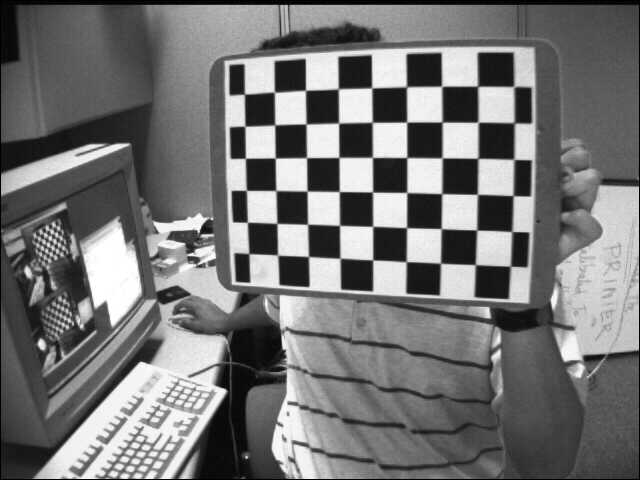
#> input picture camera/cis580/primer/Camera_calibration_primer/Data/left01.jpg, 640 x 480 px; its folder holds only this picture in this run
$ jupyter execute --allow-errors 'Camera calibration with openCV.ipynb'
#> lines starting #> are read from the running program, lines starting #| are printed output that depends on the picture; after the words box and inside, x2 and y2 are one past the last pixel; in counts of white or black regions, pixels touching at a corner belong together; long printed decimals are rounded
[cell 1]
# from google.colab import drive
# drive.mount('/content/drive')

Follows tutorial from here: https://docs.opencv.org/4.x/dc/dbb/tutorial_py_calibration.html

[cell 2]
import numpy as np
import cv2
import glob
import matplotlib.pyplot as plt

## Point correspondences

**This code block is defining points in 3D and finding their corresponding 2D points in each image.** Then we will have known correspondences we can use to solve the camera calibration.
These points are the corners of the squares of the chessboard, as they will be easy to detect in the images.
The 3D points are assumed known as we use a chessboard of known dimensions. If you have ground truth camera poses you want to compare your results to, then the reference frame should match the one used in that data. But if you don't have ground truth the reference frame is arbitrary so you can just pick one of your points to be the origin and define the other points with respect to it. (Normally for camera calibration you are just trying to find the intrinsics of the camera so it's not necessary to have any particular reference system).
The 2D points are detected using openCV's findChessboardCorners function.

We use the data from the provided data folder -- these images are from the openCV sample images. If you want to run this with your own images you can give it a try -- note that you need to provide the size of the chessboard pattern as an input to findChessboardCorners and drawChessboardCorners. If the size of the chessboard is different you would also need to modify the objp variable.

[cell 3]
xx, yy =np.meshgrid(np.arange(0,7,1), np.arange(0,6,1))
print(xx,yy)
plt.scatter(xx[0:2,:],yy[0:2,:])

a = np.hstack((xx.reshape(-1,1), yy.reshape(-1,1)))
print(a, a.shape)
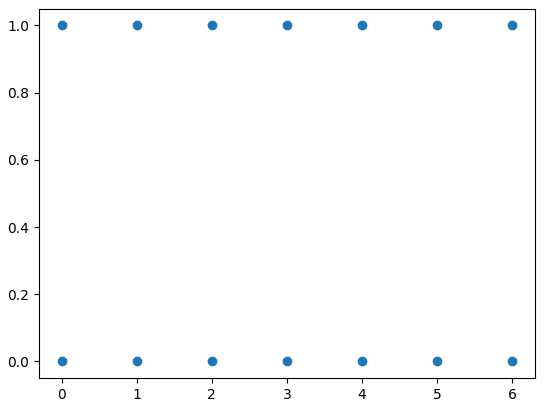
#> figure drawn by matplotlib, 1 panel

[cell 4]
xxyy = np.mgrid[0:7,0:6].T
# np.mgrid[:7,:6].T
print(xxyy[:,:,0])
print(xxyy[:,:,1])
plt.scatter(xxyy[:,:,0], xxyy[:,:,1])
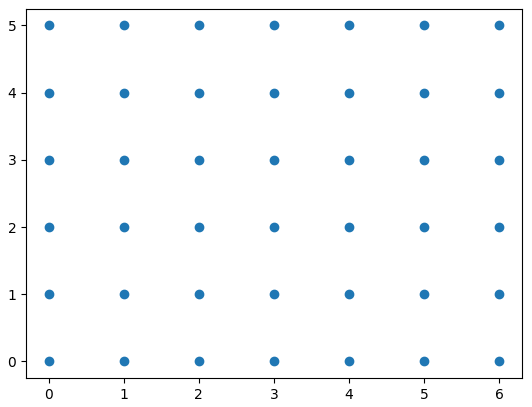
#> figure drawn by matplotlib, 1 panel

[cell 5]
# termination criteria
criteria = (cv2.TERM_CRITERIA_EPS + cv2.TERM_CRITERIA_MAX_ITER, 30, 0.001)
# prepare object points, like (0,0,0), (1,0,0), (2,0,0) ....,(6,5,0)
objp = np.zeros((6*7,3), np.float32)
objp[:,:2] = np.mgrid[0:7,0:6].T.reshape(-1,2)
# Arrays to store object points and image points from all the images.
objpoints = [] # 3d point in real world space
imgpoints = [] # 2d points in image plane.
# images = glob.glob('*.jpg')

# you need to change the path to reflect where this notebook is in your google drive,
# e.g. "/content/drive/drive/MyDrive/CIS580/Primer 3: Intro to python and numpy/Data/0017_2.png", note if you mounted using the code you don't want the /content/
images = glob.glob("./Data/*.jpg")

fig = plt.figure(figsize=(14, 14))
i=1

n = len(images)
for fname in images:
    img = cv2.imread(fname)
#> img is the input picture: shape (480, 640, 3); min 0, max 255, mean 116.6
    gray = cv2.cvtColor(img, cv2.COLOR_BGR2GRAY)
    # Find the chess board corners
    ret, corners = cv2.findChessboardCorners(gray, (7,6), None)
#> ret = True; corners = 42 rows, first 8: [475.4, 264.8], [440.5, 263.2], [405.9, 261.5], [372.9, 259.9], [340.6, 258.5], [308.7, 256.4], [277.6, 255.1], [476.7, 230.1]
    # If found, add object points, image points (after refining them)
    if ret == True:
        objpoints.append(objp)
        corners2 = cv2.cornerSubPix(gray,corners, (11,11), (-1,-1), criteria)
#> corners2 = 42 rows, first 8: [475.3, 264.6], [440.5, 263.2], [406.2, 261.7], [372.7, 259.9], [340, 258.2], [308.5, 256.5], [277.6, 255.1], [476.7, 230]
        imgpoints.append(corners)
        # Draw and display the corners
        cv2.drawChessboardCorners(img, (7,6), corners2, ret)
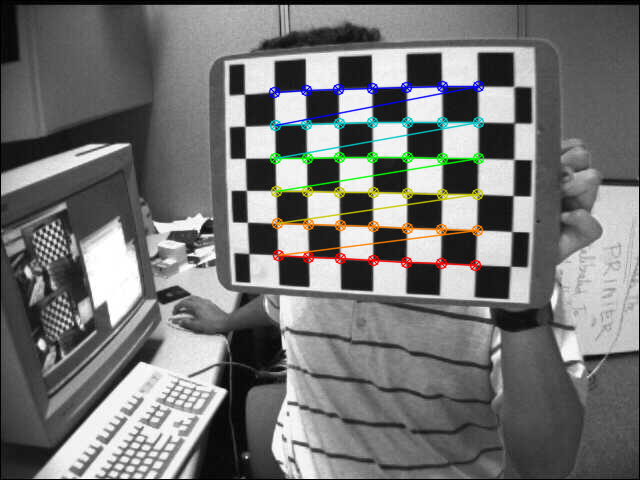
#> img: shape (480, 640, 3); 3.22% of pixels changed, all inside (x1, y1, x2, y2) = (268, 80, 485, 272)
        plt.subplot(int(np.ceil(n/4)), 4, i)
        plt.imshow(img)
        i+=1

## Calculating the intrinsics

**Now that we have the chessboard corners, we can solve for the camera calibration.** cv2.calibrateCamera takes the 3D (objpoints) and 2D (imgpoints) points we found above, as well as the size of the images. It returns both the camera intrinsics matrix and the extrinsics for each image (i.e. the rotation and translation of the camera, relative to the coordinate system the 3D points were given in).

We display the intrinsics and compare them to those provided in left_intrinsics.yaml (the extrinsics are not the same -- indicating that the frame we defined our 3D points in was not the same as the frame that the ground truth was recorded in).

Note that the intrinsics the openCV camera calibration is solving for are slightly more complicated that the $K$ matrix we have seen in class -- they have radial distortion coefficients as well (see the start of the openCV tutorial we are following for a description of what these distortion coefficients do: https://docs.opencv.org/4.x/dc/dbb/tutorial_py_calibration.html)

[cell 6]
ret, mtx, dist, rvecs, tvecs = cv2.calibrateCamera(objpoints, imgpoints, gray.shape[::-1], None, None)
#> ret = 0.146; mtx = [[841.1, 0, 299.8], [0, 795.4, 311.1], [0, 0, 1]]; dist = [[-0.744, 1.23, -0.063, 0.0252, -4.97]]; rvecs = ([-0.679, 0.378, -3.01],); tvecs = ([4.77, -1.27, 22.63],)

[cell 7]
yaml_path = "./Data/left_intrinsics.yaml"
gt = cv2.FileStorage(yaml_path, cv2.FILE_STORAGE_READ) #openCV seems to save its files in a non-standard yaml format so pyyaml can't load them

[cell 8]
ret
#> Out = 0.146

[cell 9]
print("Intrinsics:\n\nGround truth:\n")
print(gt.getNode("camera_matrix").mat())
print("\nEstimated:\n\n", mtx)
#| Estimated:
#|  [[841.134   0.         299.812]
#|  [  0.         795.423 311.139]
#|  [  0.           0.           1.        ]]

print("\n\nDistortion:\n\nGround truth:\n")
print(gt.getNode("distortion_coefficients").mat().flatten())
print("\nEstimated:\n\n", dist.flatten())
#| Estimated:
#|  [-0.7441  1.229 -0.06301  0.02516 -4.970]

We typically do camera calibration to update or otherwise find a new camera's intrinsics. But here, we can compare to a previously known set of intrinsics.

## Checking our calibration

If we knew the ground truth extrinsics and had the frame they are defined in aligned with the 3D points then we could use the error in those to estimate how bad we expected in the error in the intrisics to be as the intrinsics and extrinsics are calculated together.

However, as it turns out we can do a similar thing without actually having to know any ground truth!

We can simply use the projection equation to project our 3D points back into the image plane and then compare them with the 2D points we detected. This is called the reprojection error.

[cell 10]
error_sum = 0
for i in range(len(objpoints)):
    imgpoints2, _ = cv2.projectPoints(objpoints[i], rvecs[i], tvecs[i], mtx, dist)
    error = cv2.norm(imgpoints[i], imgpoints2, cv2.NORM_L2)/len(imgpoints2)
    error_sum += error
#> this loop made 1 pass
#> (error, error_sum) on pass 1: (0.0226, 0.0226)
#> after the loop, error_sum = 0.0226
print( "mean error: {}".format(error_sum/len(objpoints)) )
#| mean error: 0.02255

We can also estimate how good the **distortion coefficients** we found are through visual inspection. We know that the lines in the chessboard are supposed to be straight, but due to the distortion they are curved in the image. We can use openCV functions (undistort or remapping) along with the distortion coefficients we found to remove this distortion.

[cell 11]
img = cv2.imread(images[-1])
h,  w = img.shape[:2]
#> h = 480; w = 640
newcameramtx, roi = cv2.getOptimalNewCameraMatrix(mtx, dist, (w,h), 1, (w,h))
#> newcameramtx = [[472.5, 0, 227.3], [0, 362.1, 382.8], [0, 0, 1]]; roi = (59, 241, 359, 218)

[cell 12]
# undistort a single image
dst = cv2.undistort(img, mtx, dist, None, newcameramtx)
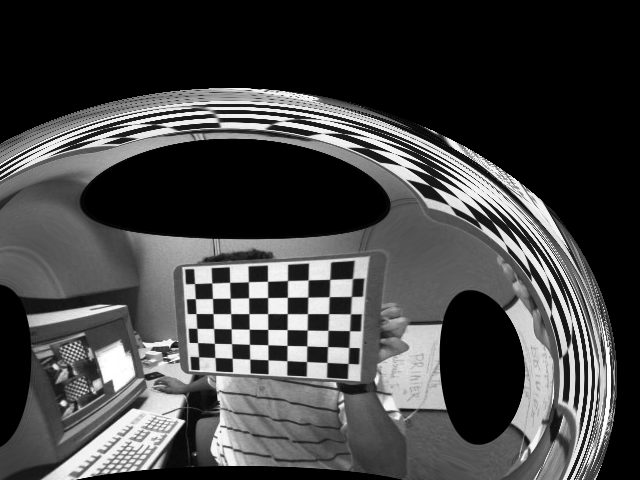
#> dst: shape (480, 640, 3); min 0, max 255, mean 67.2
# crop the image
x, y, w, h = roi
#> x = 59; y = 241; w = 359; h = 218
dst = dst[y:y+h, x:x+w]
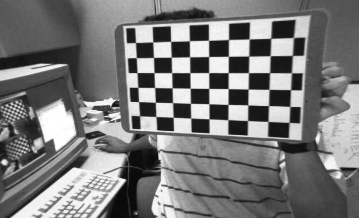
#> dst: shape (218, 359, 3); min 5, max 255, mean 121
fig = plt.figure(figsize=(14, 4))
plt.subplot(1,2,1)
plt.imshow(img)
plt.subplot(1,2,2)
plt.imshow(dst)

[cell 13]
# other undistort functions
mapx, mapy = cv2.initUndistortRectifyMap(mtx, dist, None, newcameramtx, (w,h), 5)
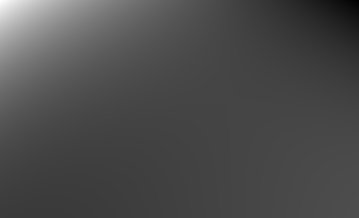
#> mapx: shape (218, 359) float32; min -1175.5, max 4320.1, mean 461.4; drawn with min black and max white
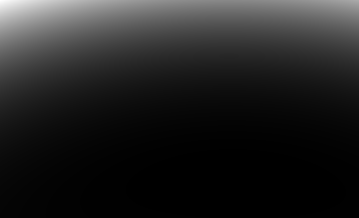
#> mapy: shape (218, 359) float32; min -63.34, max 8538.4, mean 1109.5; drawn with min black and max white
dst2 = cv2.remap(img, mapx, mapy, cv2.INTER_LINEAR)
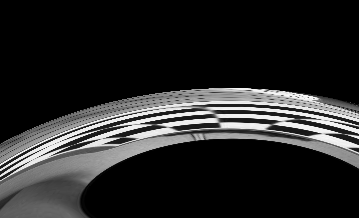
#> dst2: shape (218, 359, 3); min 0, max 253, mean 39
# crop the image
x, y, w, h = roi
dst2 = dst2[y:y+h, x:x+w]
#> dst2 = empty array

fig = plt.figure(figsize=(14, 8))
plt.subplot(2,2,3)
plt.title("original image")
plt.imshow(img)
plt.subplot(2,2,2)
plt.imshow(dst)
plt.title("undistorted with undistort")
plt.subplot(2,2,4)
#> (the rest of this cell did not finish here and is left out)

$ run again, on camera/cis580/primer/Camera_calibration_primer/Data/left06.jpg
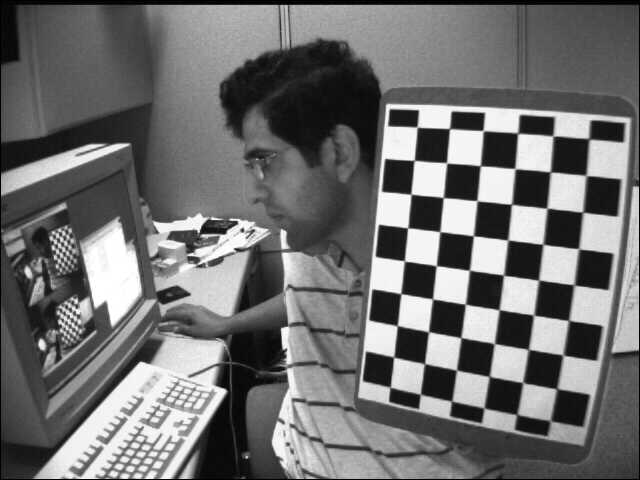
#> input picture camera/cis580/primer/Camera_calibration_primer/Data/left06.jpg, 640 x 480 px
#> img is the input picture: shape (480, 640, 3); min 0, max 255, mean 111.6
#> `ret, corners = cv2.findChessboardCorners(gray, (7,6), None)`: ret = True; corners = 42 rows, first 8: [393.4, 357.4], [397.1, 325.6], [400.9, 293.6], [404.5, 261], [407.6, 227.9], [411.1, 194.4], [414.3, 160.3], [425.3, 364.2]
#> corners2 = 42 rows, first 8: [393.7, 357], [397.3, 325.6], [400.8, 293.6], [404.4, 261], [407.7, 227.8], [410.9, 194.2], [414.1, 160.4], [424.5, 363.6]
#> img: shape (480, 640, 3); 3.3% of pixels changed, all inside (x1, y1, x2, y2) = (388, 154, 593, 396)
#> `ret, mtx, dist, rvecs, tvecs = cv2.calibrateCamera(objpoints, imgpoint..`: ret = 0.117; mtx = [[574.7, 0, 288.4], [0, 587.5, 224.7], [0, 0, 1]]; dist = [[-0.31, 0.128, 0.000395, 0.0181, -0.0952]]; rvecs = ([-0.34, 0.43, -1.43],); tvecs = ([3.27, 4.06, 17.68],)
#> Out = 0.117
#| Estimated:
#|  [[574.741   0.         288.401]
#|  [  0.         587.484 224.725]
#|  [  0.           0.           1.        ]]
#| Estimated:
#|  [-0.3103  0.1278  0.000395    0.01815 -0.09523]
#> the loop `for i in range(len(objpoints)):` made 1 pass
#> (error, error_sum) on pass 1: (0.018, 0.018)
#> after the loop `for i in range(len(objpoints)):`: error_sum = 0.018
#| mean error: 0.01799
#> newcameramtx = [[456.5, 0, 300.5], [0, 467.6, 220.5], [0, 0, 1]]; roi = (40, 33, 565, 403)
#> `dst = cv2.undistort(img, mtx, dist, None, newcameramtx)`:
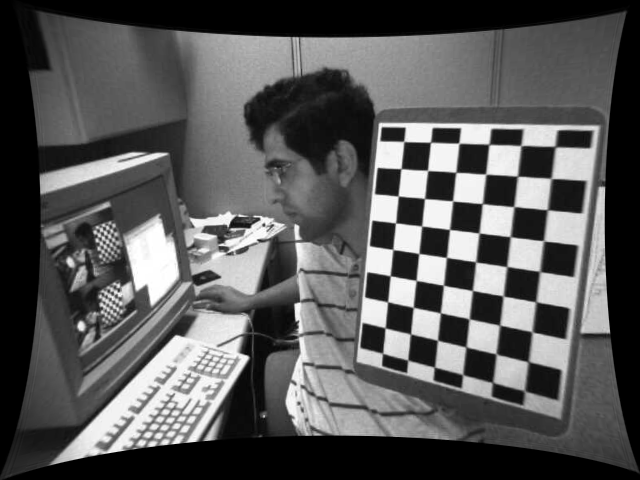
#> dst: shape (480, 640, 3); min 0, max 255, mean 88.1
#> `x, y, w, h = roi`: x = 40; y = 33; w = 565; h = 403
#> `dst2 = dst2[y:y+h, x:x+w]`:
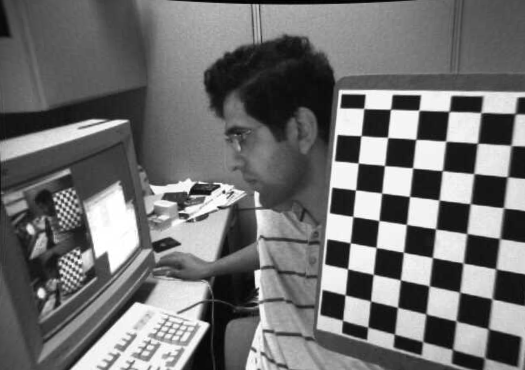
#> dst2: shape (370, 525, 3); min 0, max 255, mean 112.8

$ run again, on camera/cis580/primer/Camera_calibration_primer/Data/left07.jpg
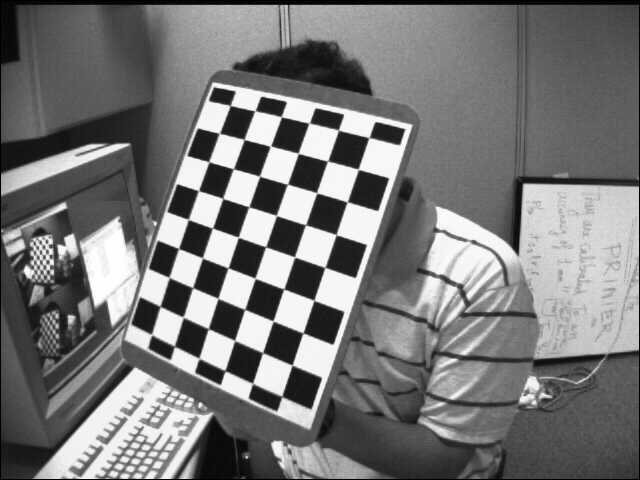
#> input picture camera/cis580/primer/Camera_calibration_primer/Data/left07.jpg, 640 x 480 px
#> img is the input picture: shape (480, 640, 3); min 0, max 255, mean 119.5
#> `ret, corners = cv2.findChessboardCorners(gray, (7,6), None)`: ret = True; corners = 42 rows, first 8: [160.1, 306.3], [169.2, 277.3], [178.8, 248.6], [188.3, 219.5], [198.8, 190.6], [209.1, 161.8], [219.5, 133.3], [182.9, 316.8]
#> corners2 = 42 rows, first 8: [160.1, 306.3], [169.1, 277.5], [178.5, 248.5], [188.3, 219.4], [198.4, 190.6], [208.8, 161.7], [219.3, 133.3], [183.2, 317.2]
#> img: shape (480, 640, 3); 3.08% of pixels changed, all inside (x1, y1, x2, y2) = (154, 127, 365, 372)
#> `ret, mtx, dist, rvecs, tvecs = cv2.calibrateCamera(objpoints, imgpoint..`: ret = 0.0973; mtx = [[714.7, 0, 313.9], [0, 701.1, 191.3], [0, 0, 1]]; dist = [[-0.675, 4.02, 0.0247, 0.0282, -21.78]]; rvecs = ([-0.432, 0.195, -1.24],); tvecs = ([-5.01, 3.73, 22],)
#> Out = 0.0973
#| Estimated:
#|  [[714.662   0.         313.891]
#|  [  0.         701.128 191.307]
#|  [  0.           0.           1.        ]]
#| Estimated:
#|  [ -0.6752   4.018   0.02475   0.02818 -21.776]
#> the loop `for i in range(len(objpoints)):` made 1 pass
#> (error, error_sum) on pass 1: (0.015, 0.015)
#> after the loop `for i in range(len(objpoints)):`: error_sum = 0.015
#| mean error: 0.01501
#> newcameramtx = [[714.7, 0, 313.9], [0, 575.3, 182.7], [0, 0, 1]]; roi = (0, 26, 639, 393)
#> `dst = cv2.undistort(img, mtx, dist, None, newcameramtx)`:
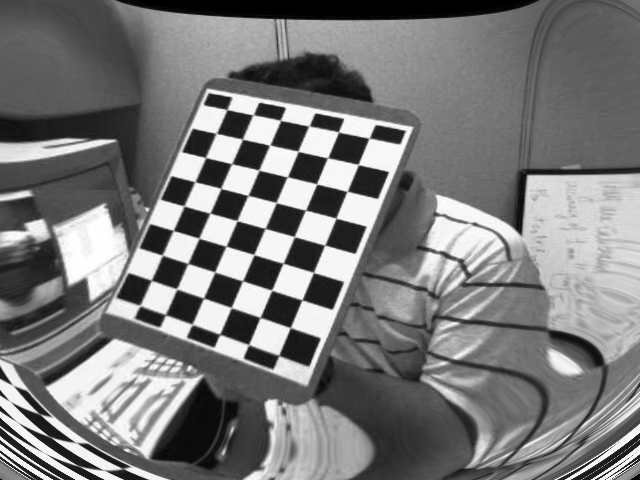
#> dst: shape (480, 640, 3); min 0, max 255, mean 122.2
#> `x, y, w, h = roi`: x = 0; y = 26; w = 639; h = 393
#> `dst2 = dst2[y:y+h, x:x+w]`:
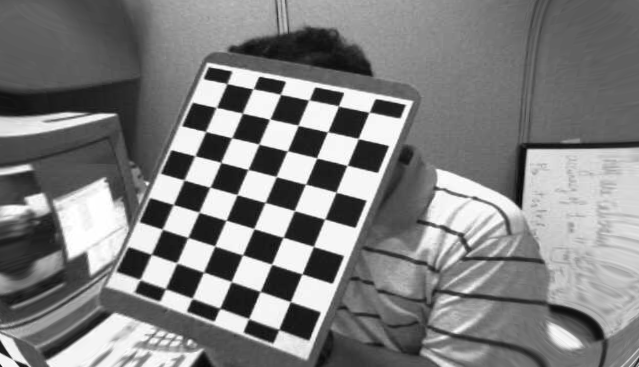
#> dst2: shape (367, 639, 3); min 5, max 255, mean 127.6
